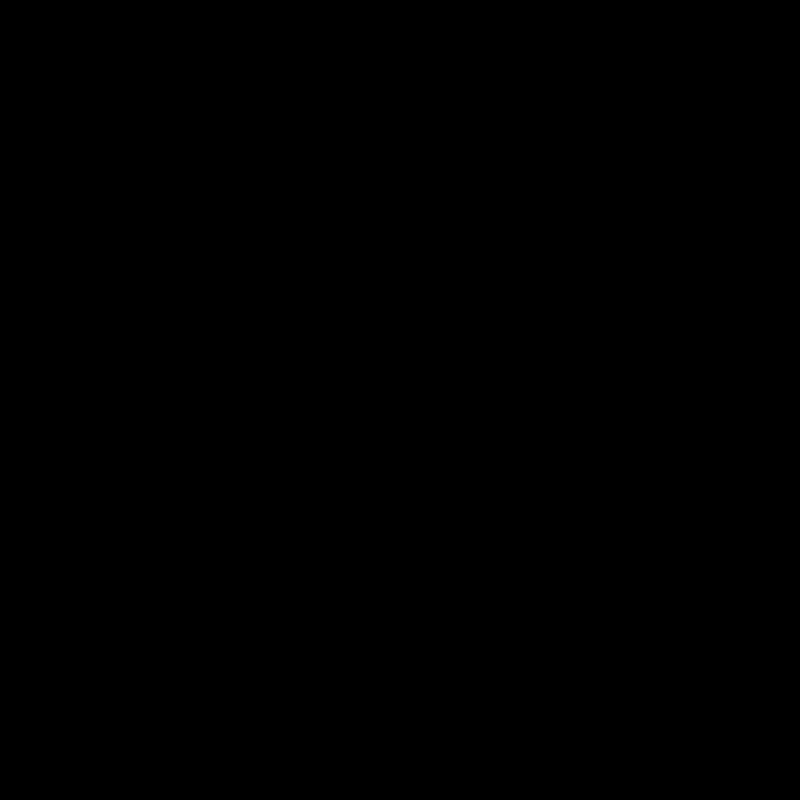
Frame 1 (no input)
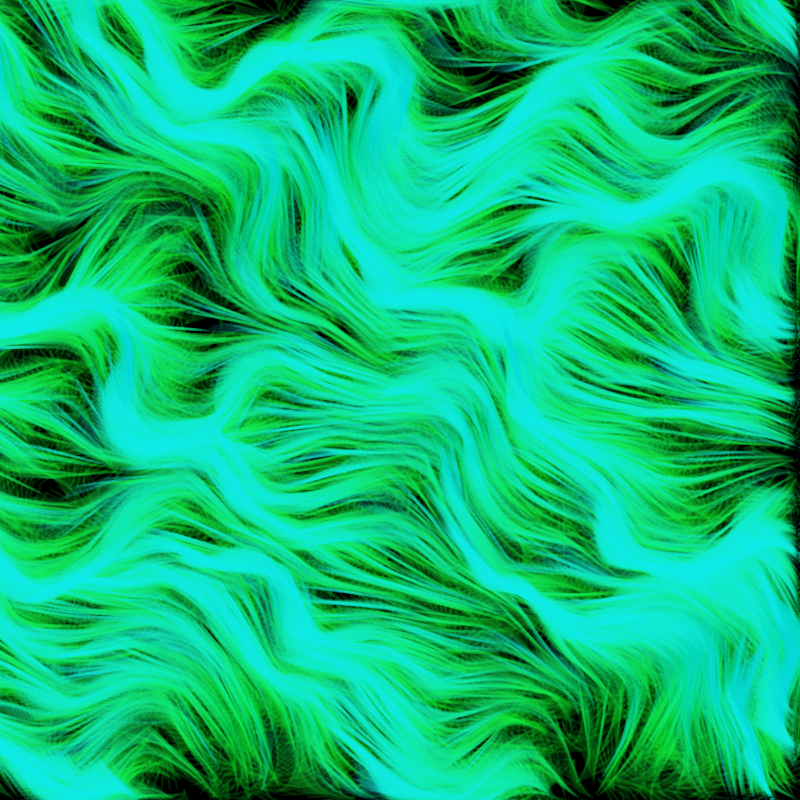
Frame 60 (no input)
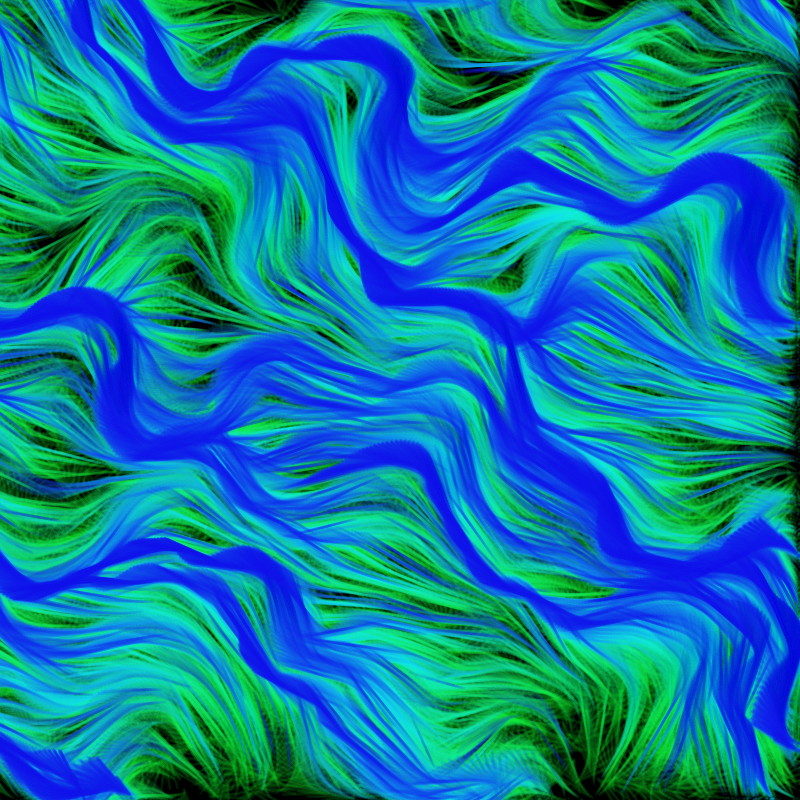
Frame 120 (the mouse pressed at the canvas centre since frame 60)

The p5.js sketch that drew these frames (run headless with seeded random() and noise() and a simulated clock; from frame 60 on, the mouse is pressed at the canvas centre):

// p5.js sketch
// ── sketch.js
// Factors of  1200:
// 1, 2, 3, 4, 5, 6, 8, 10, 12, 15, 16, 20, 24, 25, 30, 40, 48, 50, 60, 75, 80, 100, 120, 150, 200, 240, 300, 400, 600, 1200
//
// Factors of 800:
// 1, 2, 4, 5, 8, 10, 16, 20, 25, 32, 40, 50, 80, 100, 160, 200, 400, 800
const FIELD_SIZE = 10; 
const NUM_FRAMES = 5000;
let DEBUG_MODE = true;

const PARTICLE_COUNT = 3000;
let particles = [];
let total_particles = PARTICLE_COUNT;

let flowfield;
let starting_points = [];

let avgGen = 0;

function setup() {
  createCanvas(800, 800);
  colorMode(HSB);
  background(0);
  // background(255);
  noiseSeed(1002);

  flowfield = new FlowField(FIELD_SIZE);


  for (let i = 0; i < PARTICLE_COUNT; i++) {
    let { startX, startY, particleColor } = nextStartState();
    particles[i] = new Particle(startX, startY, particleColor);
  }
}

function draw() {
  // flowfield.update();

  for (let i = 0; i < particles.length; i++) {
    particles[i].follow(flowfield);
    particles[i].update(flowfield);
    particles[i].show();
  }

  if (DEBUG_MODE) {
    if (frameCount % 100 == 0) printStatus();
    if (frameCount == NUM_FRAMES) noLoop();
  }
}

function generateStartingPoints() {
  let points = [];
  let x = width *  1.00;
  let scl = height / PARTICLE_COUNT;
  for (let i = 0; i < PARTICLE_COUNT; i++) {
    points.push({
      startX: x,
      startY: scl * i,
      particleColor: getColor(x, scl * i),
    })
  }
  return points;
}

let pointsIncrementor = 0;
function nextStartState() {
  let startX = random(width);
  let startY = random(height);
  let particleColor = getColor(startX, startY);
  return {startX, startY, particleColor};
}

let colorIndex = 0;
function getColor(startX, startY) {
  let a = 100;
  // let palette = [...blues];
  // let c = palette[colorIndex++ % palette.length];
  let c = [0, 0, 0];
  return [...c, a];
}

function printStatus() {
  let fc = frameCount
  let avg = averageAge().toFixed(1);
  let ls = averageLifespan().toFixed(1);
  let gen = averageGeneration().toFixed(1);
  let tot = total_particles;
  let fr = frameRate().toFixed(1);
  let s = `${fc}\tavg: ${avg} ls: ${ls} gen: ${gen} total: ${tot} fr: ${fr}`
  console.log(s);
}

function averageAge() {
  return particles.reduce((prev, curr) => prev + int(curr.age), 0) / particles.length;
}

function averageGeneration() {
  avgGen = particles.reduce((prev, curr) => prev + int(curr.generation), 0) / particles.length;
  return avgGen;
}

function averageLifespan() {
  return particles.reduce((prev, curr) => prev + int(curr.lifetime), 0) / particles.length;
}

function keyPressed() {
  switch (key) {
    case 'S':
      loop();
      console.log("Started looping");
      break;
    case ' ':
      noLoop();
      console.log("Stopped looping");
      printStatus();
      break;
    default:
      break;
  }
}

// ── field.js
function FlowField(fieldSize) {
  let xIncr = 0.08;
  let yIncr = xIncr;
  let zIncr = 0.02;
  // let zOff = 10.02;
  let zOff = 0.0;

  this.fieldSize = fieldSize;
  this.cols = floor(width / this.fieldSize);
  this.rows = floor(height / this.fieldSize);

  this.field = new Array(this.cols * this.rows);

  this.update = function updateFlowField() {
    let yOff = 0.0;
    for (let y = 0; y < this.rows; y++) {
      let xOff = 0;
      for (let x = 0; x < this.cols; x++) {
        let idx = x + (y * this.cols);
        let angle = generateFieldAngle(xOff, yOff, zOff);
        let v = p5.Vector.fromAngle(angle);
        v.setMag(0.5);
        this.field[idx] = v;

        xOff += xIncr;
      }
      yOff += yIncr;
    }

    if (frameCount % 10 == 0) {
      zOff += zIncr;
    }
  }

  this.update();

  this.getVector = function getVectorFlowField(_x, _y) {
    let x = floor(_x / this.fieldSize);
    let y = floor(_y / this.fieldSize);
    let idx = x + (y * this.cols);
    let vector = this.field[idx];
    return vector;
  }

  function generateFieldAngle(xOff, yOff, zOff) {
    let n = noise(xOff, yOff, zOff); // 0 < n < 1
    // let f = 9;
    // n = floor(n * f) / f;
    return - n * TWO_PI + 0.39;
  }
}
// ── particle.js
MIN_LIFESPAN = 5;
MAX_LIFESPAN = 365;

MIN_SIZE = 40;
MAX_SIZE = 70;

function Particle(x, y, c) {
  this.pos = createVector(x, y);
  this.vel = createVector(random(-TWO_PI, TWO_PI), random(-TWO_PI, TWO_PI));
  this.acc = createVector(0, 0);
  this.diameter = 3;
  this.maxSpeed = 3;
  this.lifetime = int(random(MIN_LIFESPAN, MAX_LIFESPAN));
  this.age = 0;
  this.generation = 0;
  this.strokeWeight = 2.4;
  this.color = c;
  this.living = true;
  this.theta = 0;

  this.prevPos = this.pos.copy();
  this.prevPos2 = this.prevPos.copy();

  this.update = function updateParticle(field) {
    if (this.living && this.age < this.lifetime) {
      this.vel.add(this.acc);
      this.vel.limit(this.maxSpeed);
      this.direction = p5.Vector.sub(this.pos, this.prevPos);
      this.theta += 1;
      let h = this.theta % 360;
      this.color = [h + 120, 90, 90, 0.1];
      // if (this.age % 25 == 0){
      //   this.vel.mult(50);
      //   this.vel.rotate(HALF_PI/2);
      //   this.vel.set(this.direction.x * this.vel.x, this.direction.y * this.vel.y);
      // }
      this.diameter += random(-0.5, 0.5);
      this.prevPos2 = this.prevPos.copy();
      this.prevPos = this.pos.copy();
      this.pos.add(this.vel);
      this.acc.mult(0);
      this.edges();
      this.age += 1;
    } else {
      // this.living = false;
      let { startX, startY, particleColor } = nextStartState();
      this.color = particleColor
      this.pos = createVector(startX, startY);
      this.prevPos = this.pos.copy();
      this.vel = createVector(0, 0);
      this.acc = createVector(0, 0);
      this.lifetime = int(random(MIN_LIFESPAN, MAX_LIFESPAN))
      this.age = 0;
      this.generation += 1;
      this.diameter = random(MIN_SIZE, MAX_SIZE);
      // this.theta = random(20);
      // this.color = getColor(startX, startY, this.generation);
      total_particles++;
    }
  }

  this.applyForce = function applyForceParticle(force) {
    this.acc.add(force);
  }

  this.follow = function followParticle(flowfield) {
    let force = flowfield.getVector(this.pos.x, this.pos.y);
    this.applyForce(force);
  }

  this.show = function showParticle() {
    if (this.living) {
      if (this.age > 2 && frameCount > 0) {
        // noFill();
        fill(this.color);
        stroke(this.color);
        strokeWeight(this.strokeWeight);
        // point(this.pos.x, this.pos.y);
        // let x = cos(this.theta) * this.diameter;
        // let y = sin(this.theta) * this.diameter;
        // line(this.pos.x, this.pos.y, this.prevPos.x, this.prevPos.y);
        let l1 = p5.Vector.sub(this.pos, this.prevPos);
        let l2 = p5.Vector.sub(this.pos, this.prevPos2);
        let f = 8;
        l1.mult(f);
        l2.mult(f);
        l1.add(this.pos);
        l2.add(this.pos);
        triangle(
          this.pos.x, 
          this.pos.y,
          l1.x,
          l1.y,
          l2.x,
          l2.y
        )
        // strokeWeight(this.strokeWeight);
        // line(this.pos.x, this.pos.y, this.pos.x + x, this.pos.y + y);
        // for (let i = 0; i < this.diameter; i++) {
        //   let scl = 1;
        //   let x = this.pos.x + (cos(i / scl) * i);
        //   let y = this.pos.y + (sin(i / scl) * i);
        //   line(this.pos.x, this.pos.y, x, y);
        // }
        // noStroke();
        // fill(this.color);
        // this.direction.mult(this.diameter);
        // ellipse(this.pos.x, this.pos.y, this.direction.x, this.direction.y);
      }
    }
  }

  this.edges = function() {
    if (this.pos.x > width) {
      // this.pos.x = 0;
      this.pos.x -= width
      this.prevPos = this.pos.copy();
      this.prevPos2 = this.pos.copy();
    }
    if (this.pos.x < 0) {
      // this.pos.x = width;
      this.pos.x += width;
      this.prevPos = this.pos.copy();
      this.prevPos2 = this.pos.copy();
    }
    if (this.pos.y > height) {
      // this.pos.y = 0;
      this.pos.y -= height;
      this.prevPos = this.pos.copy();
      this.prevPos2 = this.pos.copy();
    }
    if (this.pos.y < 0) {
      // this.pos.y = height;
      this.pos.y += height;
      this.prevPos = this.pos.copy();
      this.prevPos2 = this.pos.copy();
    }
  }
}
